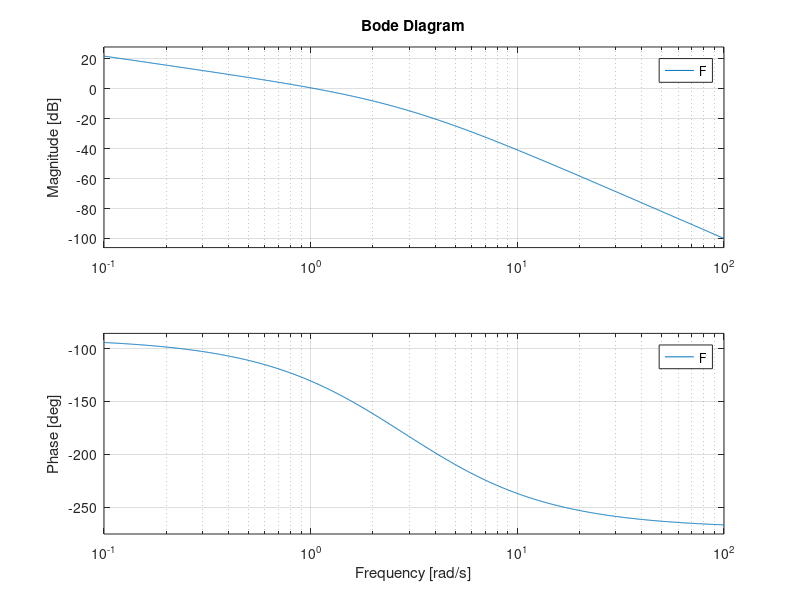

Recreate this plot in MATLAB. (Note: this script raises an error after producing the figure.)
% Schema di controllo:
%                   ______        ______
%   ydes--->O--e-->| C(s) |--u-->| F(s) |---.-->y
%        +  ^       ------        ------    |
%         - |_______________________________|

clear all
close all
clc

s=tf('s');
F=10/(s*(s+2)*(s+4))  % di tipo 1, ha solo un polo nell'origine
Kf=dcgain(s*F)   % Kf = 10/8
Kr=1;

% progettare C(s) in modo che il sistema in caten chiusa soddisfi le
% seguenti specifiche:
% - statiche
%   *   |er,inf| < 0.2 per r(t)=t
% - dinamiche
%   *   ts della risposta al gradino unitario pari a circa 0.4s con tolleranza
%       di +-15%
%   *   sovraelongazione massima della risposta al gradino unitario non
%       superiore al 25%

% si inizia analizzando le specifiche statiche
% Sistema di tipo 1 e riferimento di grado 1 -> errore intrinseco di
% inseguimento limitato senza necessita' di inserire poli nel controllore
% =>  h = 0
% |er,inf| = |Kr/(Kc*Kf)| <= 0.2  --> |Kc| >= 4

Kc = Kr/(Kf*0.2)
% il segno di Kc si sceglie POSITIVO per garantire la stabilizzabilita' del
% sistema (con C(s) stabile)
bode(F)
% dal diagramma di bode vediamo che abbiamo una sola pulsazione di crossover
% e una sola pulsazione alla quale la fase vale -180
% il sistema è quindi a stabilita' regolare e possiamo scegliere Kc > 0

% analizziamo ora le specifiche dinamiche
ts = 0.4    % con tolleranza 15%  =>  0.34 ≤ ts ≤ 0.46
% con l'approssimazione con dinamica dominante del secondo ordine , abbiamo che
% w_b * ts ≈ 3
w_b = 3 / ts
w_cd = w_b * 63/100
% specifica sulla sovraelongazione massima non superiore al 25%
% Mr ≤ (1+s^)/0.9
Mr_max = (1+0.25)/0.9
% A questo punto guardo qual e' il margine di fase minimo (detrerminato sulla carta di Nichols)
% e considero la relazione approssimata per capire se il valore trovato è
% significativamente superiore al minimo di Nichols
mf_min = 60-5*(20*log10(Mr_max))
pause;


% ---- Ora possimo imopstare il progetto in matlab ----

% definiamo la funzione d'anello di partenza
Ga1 = Kc*F;  % Kc = 4, valore minimo ammissibile e eventualmente aumentabile successivamente
bode(Ga1)
% vediamo cosa succede alla w_c desiderata
% M = -11.4 ,    fase = -206
% se voglio avere il margine di fase trovato prima devo recuperare fase,
% quella per salire a -180 e quella che voglio avere come margine, quindi = 44+26
% Affinche' la pulsazione sia di crossover, il modulo dovra' valere 0, quindi
% devo recuperare 11,4 gradi

% poiche' devo recuperare sia modulo che fase posso usare reti anticipatrici
% ne servono due perchè devo recuperare piu' di 60 gradi
% dalla carta vedo che possousare due reti (4) che fanno recuperare ≈ 35
% e devo centrearle in modo da avere il massimo alla wc di crossover
% max = sqrt(md)
% Devo prima controllare che l'aumento di modulo sia compatibile -> vedo che
% l'aumento in corrispondenza della w=2 della rete (4) vale 6 dB, quindi
% con 2 reti avro' un aumento di circa 12. Essendo leggermente piu' grande di
% quello che mi serviva, la w_c sara' leggermente superiore a quella attesa.

md1=4;
figure,bode((1+s)/(1+s/md1))    % questa funziona ha l'espressione della rete anticipatrice con tau_d = 1
% mi da' le stesse informazioni che avevo trovato in modo approssimativo sui fogli delle reti, ma piu' precise
w_tau = sqrt(md1);
tau_d1 = w_tau/w_cd
Rd1 = (1+tau_d1*s)/(1+tau_d1/md1*s)  % RETE DERIVATIVA con md=4 centrata sum massimo recupero di fase e con w_cd=4.7

% poiche' le due reti sono identiche, posso inserirla direttamente dicendo che la nuova funzione d'anello:
Ga2 = Ga1 * Rd1^2;

figure,margin(Ga2)  % a questo punto, quando non devo piu' inserire nulla nella
                    % parte dinamica del controllore e dovrei avere la funzione
                    % d'anello finale, mi conviene usare il comando margin

% A questo punto posso definire la funzione C completa
C = Kc * Rd1^2
% potrei usare direttamente feedback con Ga2, ma in questo modo ho tutto pronto per fare la verifica su simulink

W=feedback(C*F,1);
figure,step(W);     % simulo la risposta al gradino

% Dalla figura possiamo vedere che la sovraelongazione massima è di 1.24 quindi < 25%
% tempo di salita = 0,398 ≈ 0,4 ± 15%   -> ho soddisfatto entrambe le specifiche dinamiche
% Per quanto riguarda la specifica statica, siamo certi che sia soddisfatta perche' non abbiamo
% approssimazioni o incertezze, quello che abbiamo fatto come analisi del comportamento in
% regime permanente e che poi e' diventato strumento di sintesi, sono tutte relazioni esatte
% Il valore che ci aspettiamo di ottenere e' proprio 0.2 perche' abbiamo considerato il Kc minimo
% associato alla soglia dell'errore massimo imposto dalle specifiche e non lo abbiamo modificato


% ---- SIMULINK ----
%
%                       <errore>     <comando>
%    _____      ____        |    _____   |    _____
%   | rif |--->| Kr |--->O--.-->|  C  |--.-->|  F  |---.----<uscita>
%    -----      ----   + ^       -----        -----    |
%                      - |_____________________________|
